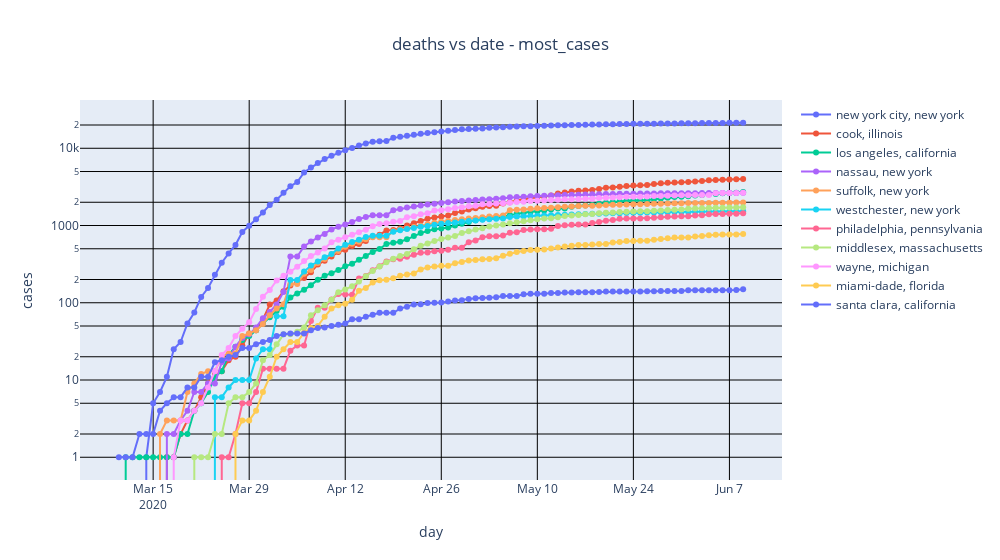

This figure's notebook cell:
### Code cell
# graph: total deaths per day
GRAPH_TITLE=f"deaths vs date - {COUNTY_CRITERIA}"
graph_list=[]
for county,state in cs_list:
    indices=(nytplot_df.county==county) & (nytplot_df.state==state)
    tmp_df = nytplot_df[indices]
    graph_list.append(go.Scatter(name=f"{county}, {state}",
                               x=tmp_df['tstamp'],
                               y=tmp_df['deaths'],
                               mode='lines+markers'
                               ))
x_axis=dict(
    showgrid=True,
    title='day')
y_axis=dict(
    showgrid=True,
    title='cases')

layout=go.Layout(
    title={
        'text':GRAPH_TITLE,
        'x':0.5  # center
    },
    xaxis=x_axis,
    yaxis_type="log",
    yaxis=y_axis,
    width=1000,
    showlegend=True
)
fig = go.Figure( data=graph_list, layout=layout)
fig.update_yaxes(gridcolor='black')
fig.update_xaxes(gridcolor='black')
fig.show()
